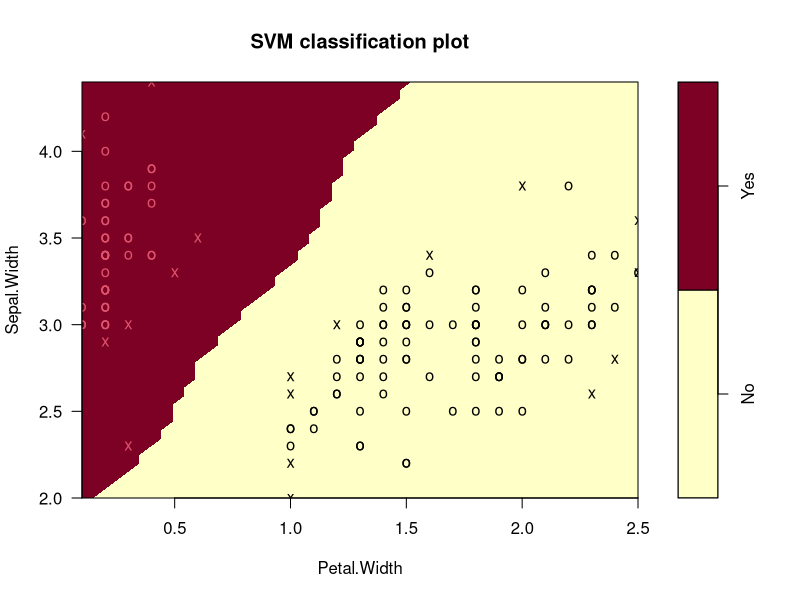

Write R code to recreate this figure.
## ---- chunk 1
#| label: init
#| message: false
set.seed(1)
library('tidyverse')
library('e1071')
## ---- chunk 2
ir <- iris |> 
  mutate(is_setosa = as.factor(ifelse(Species == 'setosa', 'Yes', 'No'))) |> 
  select(-c(Species, Sepal.Length, Petal.Length))

ir <- as.data.frame(ir)

fm_svm <- svm(is_setosa ~ ., data = ir)

plot(fm_svm, data = ir)
